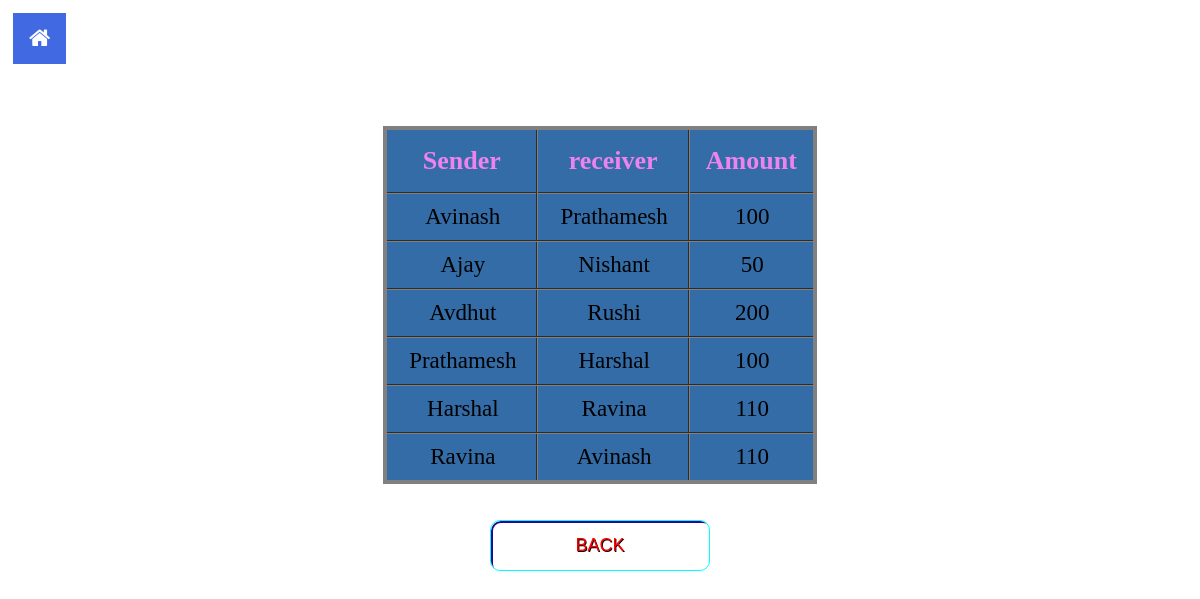
/transaction.php, run on the app's committed database.
### tables this page shows
CREATE TABLE `mini_statement` (
  `sender` varchar(50) NOT NULL,
  `receiver` varchar(50) NOT NULL,
  `amount` double DEFAULT NULL
);

### transaction.php (the view, shortened to what this page needs)
<?php
$con=mysqli_connect('localhost','root','','banking_system');
$q="select *from mini_statement";
$result=mysqli_query($con,$q);
?>
<!DOCTYPE html>
<html>
	<head>
		<link rel="stylesheet" href="https://cdnjs.cloudflare.com/ajax/libs/font-awesome/4.7.0/css/font-awesome.min.css">
		<link rel="stylesheet" href="button.css">
	</head>
	<body>
		<ul class="nav-ul">
	<a href="index.php">
		<li class="nav-li"><button class="btn"><i class="fa fa-home"></i></button></li>
	</a>
	</ul><br><br><br><br><br><br>
		<table class="flat-table-1">
			<tr>
				<th>Sender</th>
				<th>receiver</th>
				<th>Amount</th>
			</tr>
			<tr>
			<?php while($row = $result->fetch_assoc()) { ?>
			<tr>
				<td><?php echo $row["sender"]; ?></td>
				<td><?php echo $row["receiver"]; ?></td>
				<td><?php echo $row["amount"]; ?></td>
			</tr>
			<?php } ?>
		</table>
		<br>
		<br>
		<form action="index.php" method="post">
			<div class="buttons">
				<button class="glow-on-hover" type="submit" name="name">BACK</button>
			</div>
		</form>
	</body>
</html>

### button.css (style rules this page uses)
.glow-on-hover { width: 220px; height: 51px; outline: none; color: red; font-size:18px; background:transparent; text-shadow: 0.7px 0.7px black; overflow: hidden; cursor: pointer; position: relative; z-index: 0; border-radius: 10px; border: 1px solid #00FFFF; }
.glow-on-hover:before { content: ''; background: linear-gradient(45deg, #ff0000, #ff7300, #fffb00, #48ff00, #00ffd5, #002bff, #7a00ff, #ff00c8, #ff0000); position: absolute; top: -2px; left:-2px; background-size: 400%; z-index: -1; filter: blur(5px); width: calc(100% + 4px); height: calc(100% + 4px); animation: glowing 20s linear infinite; opacity: 0; transition: opacity .3s ease-in-out; border-radius: 10px; }
.glow-on-hover:after { z-index: -1; content: ''; position: absolute; width: 100%; height: 100%; left: 0; top: 0; border-radius: 10px; border: 2px solid #28048a; background:transparent; }

### transaction.php (style rules this page uses)
.nav-ul { list-style-type: none; margin: 0; padding: 5px; verflow: hidden; }
.nav-li { float:left; }
body { background-image:url("images/12.jpg"); background-repeat: no-repeat; background-size:cover; }
table { text-align:center; margin-left: auto; margin-right: auto; border:4px solid gray; border-collapse:collapse; background: #336ca6; }
th { color:violet; font-size:26px; padding:16px; }
td { font-size:23px; color: ; padding: 10px 20px 10px 22px; }
tr { transition: background 0.3s, box-shadow 0.3s; }
th,td { border-collapse:collapse; border:2px groove gray; }
.btn { background-color:RoyalBlue; border: none; color: white; padding: 12px 16px; font-size: 23px; cursor: pointer; }
.buttons { right:42%; text-align:center; }

### data on the page
mini_statement: sender "Avinash", receiver "Prathamesh", amount "100"
mini_statement: sender "Ajay", receiver "Nishant", amount "50"
mini_statement: sender "Avdhut", receiver "Rushi", amount "200"
mini_statement: sender "Prathamesh", receiver "Harshal", amount "100"
mini_statement: sender "Harshal", receiver "Ravina", amount "110"
mini_statement: sender "Ravina", receiver "Avinash", amount "110"
